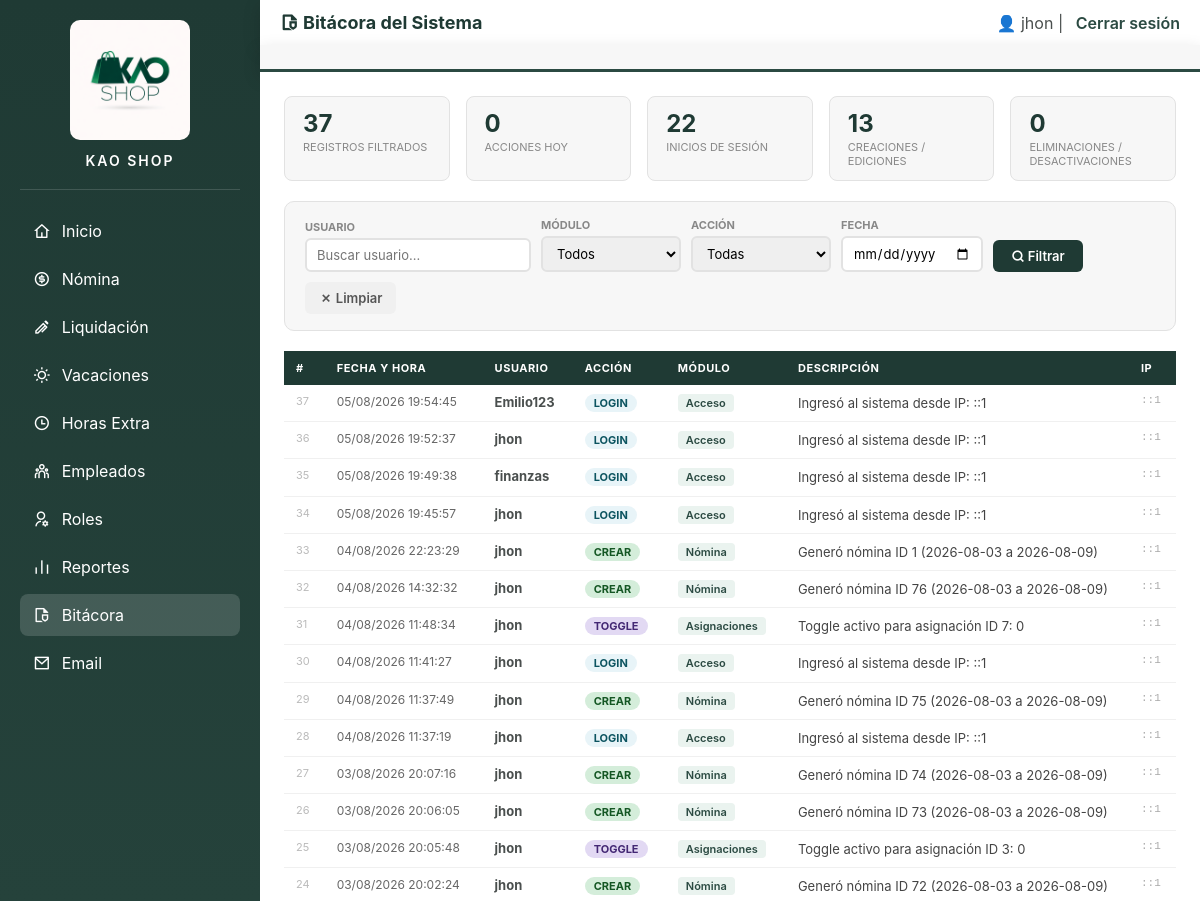
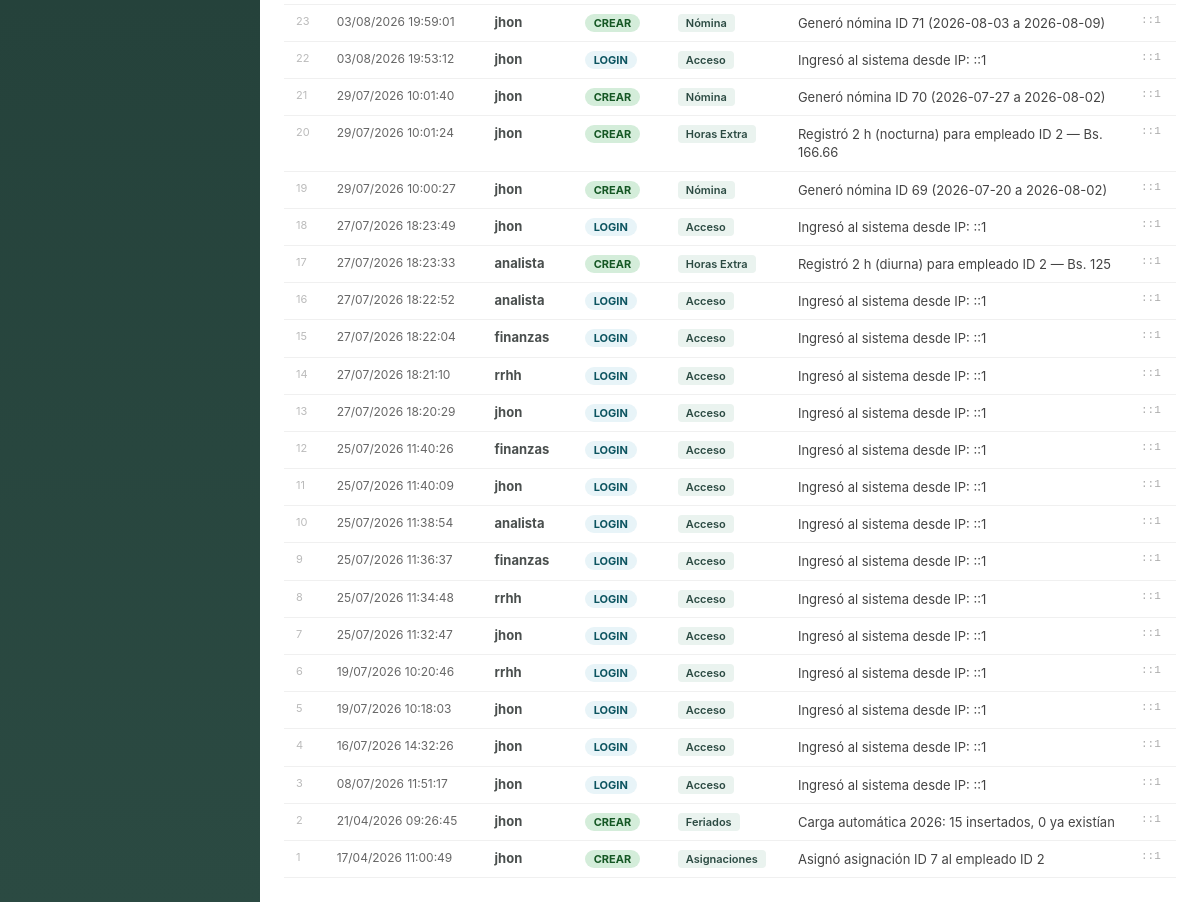
Page /PHP/bitacora.php (signed in) on the committed database (2 pictures, top to bottom).
### tables this page shows
CREATE TABLE `auditoria` (
  `id` int(11) NOT NULL,
  `usuario` varchar(100) NOT NULL,
  `cargo_id` int(11) NOT NULL,
  `accion` varchar(50) NOT NULL,
  `modulo` varchar(80) NOT NULL,
  `descripcion` text NOT NULL,
  `ip` varchar(45) NOT NULL,
  `fecha` datetime NOT NULL DEFAULT current_timestamp()
);

### PHP/seguridad.php (called while the page is built, shortened)
<?php
function puedeListarEmpleados(){  return in_array($_SESSION['cargo_id'], [1,4,3]); }
function puedeVerVacaciones(){        return in_array($_SESSION['cargo_id'], [1,4,3]); }
function puedeVerHorasExtra(){       return in_array($_SESSION['cargo_id'], [1,4,3]); }
function puedeGenerarNomina(){    return in_array($_SESSION['cargo_id'], [1,4]); }
function puedeVerLiquidacion(){     return in_array($_SESSION['cargo_id'], [1,4,5]); }
function puedeVerUsuarios(){     return in_array($_SESSION['cargo_id'], [1,4]); }
function puedeReportes(){        return in_array($_SESSION['cargo_id'], [1,3,4,5]); }
function puedeVerBitacora(){     return $_SESSION['cargo_id'] == 1; }

### PHP/bitacora.php (the view, shortened to what this page needs)
<?php
include("seguridad.php");
include("db.php");
$filtro_usuario = isset($_GET['usuario']) ? mysqli_real_escape_string($conexion, $_GET['usuario']) : '';
$filtro_fecha   = isset($_GET['fecha'])   ? mysqli_real_escape_string($conexion, $_GET['fecha'])   : '';
$where = "WHERE 1=1";
$registros = mysqli_fetch_all(mysqli_query($conexion,
    "SELECT * FROM auditoria $where ORDER BY fecha DESC LIMIT 300"
), MYSQLI_ASSOC);
$total = mysqli_fetch_assoc(mysqli_query($conexion,
    "SELECT COUNT(*) as total FROM auditoria $where"
))['total'];
?>
<!DOCTYPE html>
<html lang="es">
<head>
<link rel="stylesheet" href="../css/administrador.css">
<link href="https://cdn.jsdelivr.net/npm/remixicon@4.2.0/fonts/remixicon.css" rel="stylesheet">
</head>
<body>
<aside class="sidebar">
<div class="sidebar-header">
    <img src="../img/logo.png" alt="Logo" class="logo">
    <h3 class="system-title">KAO SHOP</h3>
</div>
    <a href="administrador.php"><i class="ri-home-4-line"></i> Inicio</a>
    <?php if (puedeGenerarNomina()): ?>
    <a href="generar_nomina.php"><i class="ri-money-dollar-circle-line"></i> Nómina</a>
    <?php elseif (puedeVerNomina()): ?>
    <a href="ver_nomina.php"><i class="ri-money-dollar-circle-line"></i> Nómina</a>
    <?php endif; ?>
    <?php if (puedeVerLiquidacion()): ?>
    <a href="liquidacion.php"><i class="ri-ball-pen-line"></i> Liquidación</a>
    <?php endif; ?>
    <?php if (puedeVerVacaciones()): ?>
    <a href="vacaciones.php"><i class="ri-sun-line"></i> Vacaciones</a>
    <?php endif; ?>
    <?php if (puedeVerHorasExtra()): ?>
    <a href="horas_extras.php"><i class="ri-time-line"></i> Horas Extra</a>
    <?php endif; ?>
    <?php if (puedeListarEmpleados()): ?>
    <a href="listar_empleados.php"><i class="ri-team-line"></i> Empleados</a>
    <?php endif; ?>
    <?php if (puedeVerUsuarios()): ?>
    <a href="listar_usuario.php"><i class="ri-user-settings-line"></i> Roles</a>
    <?php endif; ?>
    <?php if (puedeReportes()): ?>
    <a href="reportes.php"><i class="ri-bar-chart-line"></i> Reportes</a>
    <?php endif; ?>
    <?php if (puedeVerBitacora()): ?>
    <a href="bitacora.php" class="active"><i class="ri-file-shield-2-line"></i> Bitácora</a>
    <?php endif; ?>
    <a href="contactar.php"><i class="ri-mail-line"></i> Email</a>
</aside>
<div class="main">
    <header>
        <h2><i class="ri-file-shield-2-line"></i> Bitácora del Sistema</h2>
        <div>
            <span>👤 <?php echo $_SESSION['usuario']; ?></span> |
            <a href="cerrar_sesion.php">Cerrar sesión</a>
        </div>
    </header>
    <div class="top-menu"></div>
    <div class="contenido">
        <?php
        $total_hoy    = mysqli_fetch_assoc(mysqli_query($conexion, "SELECT COUNT(*) as t FROM auditoria WHERE DATE(fecha) = CURDATE()"))['t'];
        $total_login  = mysqli_fetch_assoc(mysqli_query($conexion, "SELECT COUNT(*) as t FROM auditoria WHERE accion = 'LOGIN'"))['t'];
        $total_editar = mysqli_fetch_assoc(mysqli_query($conexion, "SELECT COUNT(*) as t FROM auditoria WHERE accion IN ('EDITAR','CREAR')"))['t'];
        $total_elim   = mysqli_fetch_assoc(mysqli_query($conexion, "SELECT COUNT(*) as t FROM auditoria WHERE accion IN ('ELIMINAR','DESACTIVAR')"))['t'];
        ?>
        <div class="resumen">
            <div class="resumen-card">
                <div class="num"><?= $total ?></div>
                <div class="lbl">Registros filtrados</div>
            </div>
            <div class="resumen-card">
                <div class="num"><?= $total_hoy ?></div>
                <div class="lbl">Acciones hoy</div>
            </div>
            <div class="resumen-card">
                <div class="num"><?= $total_login ?></div>
                <div class="lbl">Inicios de sesión</div>
            </div>
            <div class="resumen-card">
                <div class="num"><?= $total_editar ?></div>
                <div class="lbl">Creaciones / Ediciones</div>
            </div>
            <div class="resumen-card">
                <div class="num"><?= $total_elim ?></div>
                <div class="lbl">Eliminaciones / Desactivaciones</div>
            </div>
        </div>
        <form method="GET" class="filtros">
            <div class="filtro-group">
                <label>Usuario</label>
                <input type="text" name="usuario" value="<?= htmlspecialchars($filtro_usuario) ?>" placeholder="Buscar usuario...">
            </div>
            <div class="filtro-group">
                <label>Módulo</label>
                <select name="modulo">
                    <option value="">Todos</option>
                </select>
            </div>
            <div class="filtro-group">
                <label>Acción</label>
                <select name="accion">
                    <option value="">Todas</option>
                </select>
            </div>
            <div class="filtro-group">
                <label>Fecha</label>
                <input type="date" name="fecha" value="<?= htmlspecialchars($filtro_fecha) ?>">
            </div>
            <button type="submit" class="btn-filtro"><i class="ri-search-line"></i> Filtrar</button>
            <?php if (puedeVerBitacora()): ?>
            <a href="bitacora.php" class="btn-limpiar"><i class="ri-close-line"></i> Limpiar</a>
            <?php endif; ?>
        </form>
        <?php if (!empty($registros)): ?>
        <table>
            <tr>
                <th>#</th>
                <th>Fecha y hora</th>
                <th>Usuario</th>
                <th>Acción</th>
                <th>Módulo</th>
                <th>Descripción</th>
                <th>IP</th>
            </tr>
            <?php foreach ($registros as $r): ?>
            <tr>
                <td style="color:#bbb; font-size:11px;"><?= $r['id'] ?></td>
                <td class="fecha-cell"><?= date('d/m/Y H:i:s', strtotime($r['fecha'])) ?></td>
                <td><strong><?= htmlspecialchars($r['usuario']) ?></strong></td>
                <td>
                    <span class="badge-accion ac-<?= $r['accion'] ?>">
                        <?= $r['accion'] ?>
                    </span>
                </td>
                <td><span class="modulo-tag"><?= htmlspecialchars($r['modulo']) ?></span></td>
                <td class="desc-cell"><?= htmlspecialchars($r['descripcion']) ?></td>
                <td class="ip-cell"><?= htmlspecialchars($r['ip']) ?></td>
            </tr>
            <?php endforeach; ?>
        </table>
        <?php endif; ?>
    </div>
</div>
</body>
</html>

### css/administrador.css (style rules this page uses)
:root { --green-dark: #1f3a34; --green-mid: #2b4a42; --green-hover: #3f6f61; --white: #ffffff; --white-soft: #f7f7f7; --gray-light-text: #4a4f4e; --card-border: #e2e2e2; --shadow: 0 6px 18px rgba(0,0,0,0.15); --radius: 12px; --sidebar-width: 260px; }
.sidebar-header { text-align:center; padding-bottom:20px; margin-bottom:20px; border-bottom:1px solid rgba(255,255,255,0.15); }
.logo { width:120px; height:auto; border-radius:10px; margin-bottom:8px; }
.system-title { font-size:14px; letter-spacing:2px; font-weight:600; }
* { box-sizing:border-box; margin:0; padding:0; font-family:Inter, Arial, sans-serif; }
body { display:flex; min-height:100vh; background:var(--white); color:var(--gray-light-text); }
.sidebar { width:260px; background:linear-gradient(180deg,#1f3a34,#2b4a42); padding:20px; color:white; display:flex; flex-direction:column; box-shadow:4px 0 15px rgba(0,0,0,0.25); }
.sidebar a { display:flex; align-items:center; gap:11px; padding:11px 13px; margin-bottom:6px; color:white; text-decoration:none; border-radius:8px; transition:0.3s; font-size:16px; }
.sidebar i { font-size:17px; }
.sidebar a.active { background:rgba(255,255,255,0.15); }
.sidebar a.active::before { content:""; position:absolute; left:-10px; top:50%; transform:translateY(-50%); width:6px; height:28px; background:white; border-radius:4px; }
.main { flex:1; display:flex; flex-direction:column; background: var(--white); }
header { background:var(--white); padding:12px 20px; display:flex; justify-content:space-between; align-items:center; box-shadow:var(--shadow); }
header h2 { font-size:18px; color:var(--green-dark); }
header a { color:var(--green-mid); text-decoration:none; font-weight:600; margin-left:8px; }
.top-menu { background:var(--white-soft); padding:12px 20px; display:flex; gap:12px; box-shadow:var(--shadow); border-bottom:3px solid var(--green-mid); flex-wrap:wrap; }
.contenido { padding:24px; flex:1; background:var(--white); }

### PHP/bitacora.php (style rules this page uses)
.filtros { display: flex; gap: 10px; flex-wrap: wrap; background: #f7f7f7; border: 1px solid #e2e2e2; border-radius: 10px; padding: 16px 20px; margin-bottom: 20px; align-items: flex-end; }
.filtro-group { display: flex; flex-direction: column; gap: 4px; min-width: 140px; }
.filtro-group label { font-size: 11px; font-weight: 700; color: #888; text-transform: uppercase; }
.filtro-group input, .filtro-group select { padding: 7px 10px; border: 2px solid #e2e2e2; border-radius: 6px; font-size: 13px; outline: none; }
.btn-filtro { padding: 8px 18px; background: #1f3a34; color: white; border: none; border-radius: 6px; font-size: 13px; font-weight: 600; cursor: pointer; align-self: flex-end; }
.btn-limpiar { padding: 8px 14px; background: #f0f0f0; color: #555; border: none; border-radius: 6px; font-size: 13px; font-weight: 600; cursor: pointer; align-self: flex-end; text-decoration: none; }
table { width: 100%; border-collapse: collapse; font-size: 13px; }
th { background: #1f3a34; color: white; padding: 10px 12px; text-align: left; font-size: 11px; text-transform: uppercase; letter-spacing: 0.05em; }
td { padding: 9px 12px; border-bottom: 1px solid #f0f0f0; vertical-align: top; }
.badge-accion { display: inline-block; padding: 2px 9px; border-radius: 20px; font-size: 11px; font-weight: 700; }
.ac-CREAR { background:#d4edda; color:#155724; }
.ac-TOGGLE { background:#e2d9f3; color:#432874; }
.ac-LOGIN { background:#e8f4f8; color:#0c5460; }
.modulo-tag { font-size: 11px; font-weight: 600; color: #2b4a42; background: #eaf3ef; padding: 2px 8px; border-radius: 4px; }
.desc-cell { max-width: 320px; color: #444; line-height: 1.4; }
.ip-cell { color: #aaa; font-size: 11px; font-family: monospace; }
.fecha-cell { font-size: 12px; color: #666; white-space: nowrap; }
.resumen { display: flex; gap: 16px; margin-bottom: 20px; flex-wrap: wrap; }
.resumen-card { background: #f7f7f7; border: 1px solid #e2e2e2; border-radius: 8px; padding: 12px 18px; flex: 1; min-width: 120px; }
.resumen-card .num { font-size: 24px; font-weight: 700; color: #1f3a34; }
.resumen-card .lbl { font-size: 11px; color: #888; text-transform: uppercase; margin-top: 2px; }

### rows in the picture
auditoria: id "37", fecha "05/08/2026 19:54:45", usuario "Emilio123", accion "LOGIN", modulo "Acceso", descripcion "Ingresó al sistema desde IP: ::1", ip "::1"
auditoria: id "36", fecha "05/08/2026 19:52:37", usuario "jhon", accion "LOGIN", modulo "Acceso", descripcion "Ingresó al sistema desde IP: ::1", ip "::1"
auditoria: id "35", fecha "05/08/2026 19:49:38", usuario "finanzas", accion "LOGIN", modulo "Acceso", descripcion "Ingresó al sistema desde IP: ::1", ip "::1"
auditoria: id "34", fecha "05/08/2026 19:45:57", usuario "jhon", accion "LOGIN", modulo "Acceso", descripcion "Ingresó al sistema desde IP: ::1", ip "::1"
auditoria: id "33", fecha "04/08/2026 22:23:29", usuario "jhon", accion "CREAR", modulo "Nómina", descripcion "Generó nómina ID 1 (2026-08-03 a 2026-08-09)", ip "::1"
auditoria: id "32", fecha "04/08/2026 14:32:32", usuario "jhon", accion "CREAR", modulo "Nómina", descripcion "Generó nómina ID 76 (2026-08-03 a 2026-08-09)", ip "::1"
auditoria: id "31", fecha "04/08/2026 11:48:34", usuario "jhon", accion "TOGGLE", modulo "Asignaciones", descripcion "Toggle activo para asignación ID 7: 0", ip "::1"
auditoria: id "30", fecha "04/08/2026 11:41:27", usuario "jhon", accion "LOGIN", modulo "Acceso", descripcion "Ingresó al sistema desde IP: ::1", ip "::1"
auditoria: id "29", fecha "04/08/2026 11:37:49", usuario "jhon", accion "CREAR", modulo "Nómina", descripcion "Generó nómina ID 75 (2026-08-03 a 2026-08-09)", ip "::1"
auditoria: id "28", fecha "04/08/2026 11:37:19", usuario "jhon", accion "LOGIN", modulo "Acceso", descripcion "Ingresó al sistema desde IP: ::1", ip "::1"
auditoria: id "27", fecha "03/08/2026 20:07:16", usuario "jhon", accion "CREAR", modulo "Nómina", descripcion "Generó nómina ID 74 (2026-08-03 a 2026-08-09)", ip "::1"
auditoria: id "26", fecha "03/08/2026 20:06:05", usuario "jhon", accion "CREAR", modulo "Nómina", descripcion "Generó nómina ID 73 (2026-08-03 a 2026-08-09)", ip "::1"
auditoria: id "25", fecha "03/08/2026 20:05:48", usuario "jhon", accion "TOGGLE", modulo "Asignaciones", descripcion "Toggle activo para asignación ID 3: 0", ip "::1"
auditoria: id "24", fecha "03/08/2026 20:02:24", usuario "jhon", accion "CREAR", modulo "Nómina", descripcion "Generó nómina ID 72 (2026-08-03 a 2026-08-09)", ip "::1"
auditoria: id "23", fecha "03/08/2026 19:59:01", usuario "jhon", accion "CREAR", modulo "Nómina", descripcion "Generó nómina ID 71 (2026-08-03 a 2026-08-09)", ip "::1"
auditoria: id "22", fecha "03/08/2026 19:53:12", usuario "jhon", accion "LOGIN", modulo "Acceso", descripcion "Ingresó al sistema desde IP: ::1", ip "::1"
auditoria: id "21", fecha "29/07/2026 10:01:40", usuario "jhon", accion "CREAR", modulo "Nómina", descripcion "Generó nómina ID 70 (2026-07-27 a 2026-08-02)", ip "::1"
auditoria: id "20", fecha "29/07/2026 10:01:24", usuario "jhon", accion "CREAR", modulo "Horas Extra", descripcion "Registró 2 h (nocturna) para empleado ID 2 — Bs. 166.66", ip "::1"
auditoria: id "19", fecha "29/07/2026 10:00:27", usuario "jhon", accion "CREAR", modulo "Nómina", descripcion "Generó nómina ID 69 (2026-07-20 a 2026-08-02)", ip "::1"
auditoria: id "18", fecha "27/07/2026 18:23:49", usuario "jhon", accion "LOGIN", modulo "Acceso", descripcion "Ingresó al sistema desde IP: ::1", ip "::1"
auditoria: id "17", fecha "27/07/2026 18:23:33", usuario "analista", accion "CREAR", modulo "Horas Extra", descripcion "Registró 2 h (diurna) para empleado ID 2 — Bs. 125", ip "::1"
auditoria: id "16", fecha "27/07/2026 18:22:52", usuario "analista", accion "LOGIN", modulo "Acceso", descripcion "Ingresó al sistema desde IP: ::1", ip "::1"
auditoria: id "15", fecha "27/07/2026 18:22:04", usuario "finanzas", accion "LOGIN", modulo "Acceso", descripcion "Ingresó al sistema desde IP: ::1", ip "::1"
auditoria: id "14", fecha "27/07/2026 18:21:10", usuario "rrhh", accion "LOGIN", modulo "Acceso", descripcion "Ingresó al sistema desde IP: ::1", ip "::1"
auditoria: id "13", fecha "27/07/2026 18:20:29", usuario "jhon", accion "LOGIN", modulo "Acceso", descripcion "Ingresó al sistema desde IP: ::1", ip "::1"
auditoria: id "12", fecha "25/07/2026 11:40:26", usuario "finanzas", accion "LOGIN", modulo "Acceso", descripcion "Ingresó al sistema desde IP: ::1", ip "::1"
auditoria: id "11", fecha "25/07/2026 11:40:09", usuario "jhon", accion "LOGIN", modulo "Acceso", descripcion "Ingresó al sistema desde IP: ::1", ip "::1"
auditoria: id "10", fecha "25/07/2026 11:38:54", usuario "analista", accion "LOGIN", modulo "Acceso", descripcion "Ingresó al sistema desde IP: ::1", ip "::1"
auditoria: id "9", fecha "25/07/2026 11:36:37", usuario "finanzas", accion "LOGIN", modulo "Acceso", descripcion "Ingresó al sistema desde IP: ::1", ip "::1"
auditoria: id "8", fecha "25/07/2026 11:34:48", usuario "rrhh", accion "LOGIN", modulo "Acceso", descripcion "Ingresó al sistema desde IP: ::1", ip "::1"
auditoria: id "7", fecha "25/07/2026 11:32:47", usuario "jhon", accion "LOGIN", modulo "Acceso", descripcion "Ingresó al sistema desde IP: ::1", ip "::1"
auditoria: id "6", fecha "19/07/2026 10:20:46", usuario "rrhh", accion "LOGIN", modulo "Acceso", descripcion "Ingresó al sistema desde IP: ::1", ip "::1"
auditoria: id "5", fecha "19/07/2026 10:18:03", usuario "jhon", accion "LOGIN", modulo "Acceso", descripcion "Ingresó al sistema desde IP: ::1", ip "::1"
auditoria: id "4", fecha "16/07/2026 14:32:26", usuario "jhon", accion "LOGIN", modulo "Acceso", descripcion "Ingresó al sistema desde IP: ::1", ip "::1"
auditoria: id "3", fecha "08/07/2026 11:51:17", usuario "jhon", accion "LOGIN", modulo "Acceso", descripcion "Ingresó al sistema desde IP: ::1", ip "::1"
auditoria: id "2", fecha "21/04/2026 09:26:45", usuario "jhon", accion "CREAR", modulo "Feriados", descripcion "Carga automática 2026: 15 insertados, 0 ya existían", ip "::1"
auditoria: id "1", fecha "17/04/2026 11:00:49", usuario "jhon", accion "CREAR", modulo "Asignaciones", descripcion "Asignó asignación ID 7 al empleado ID 2", ip "::1"

### other values in the picture
$_SESSION['usuario'] "jhon"
$total "37"
$total_hoy "0"
$total_login "22"
$total_editar "13"
$total_elim "0"
